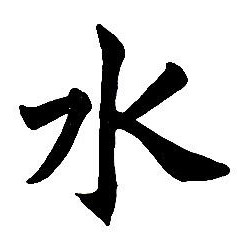
%> input picture GMM/shui.jpg, 237 x 239 px
$ octave gmm_8.m   (GNU Octave 9; MATLAB toolbox functions it lacks are replaced by stand-ins)
%> lines starting %> are read from the running program, lines starting %| are printed output that depends on the picture; in (x1, y1, x2, y2) boxes, pixels count from 0 and x2, y2 are one past the last pixel; in counts of white or black regions, pixels touching at a corner belong together; the program's own positions count from 1
### FGMM/FindCurve/FindCurve.m
function[rdata] = FindCurve(img_2bw,duan)
[imgw,imgh] = size(img_2bw);
%imshow(img_2bw)
img_thin = bwmorph(~img_2bw,'thin',Inf);
%imshow(img_thin)

img_thin1 = img_thin;
img_thin2 = img_thin;

%% 寻找曲线
curve_name = 0;
for start_j = 1:imgh
    for start_i = 1:imgw
% for start_i = 1:imgw
%     for start_j = 1:imgh
        if img_thin1(start_i,start_j) == 1
            %% 先把起始点设定好
            curve_name = curve_name + 1;
            name_1 = 1;
            direction_1 = [0 0];
            start_point = [start_i start_j];
            [connect_point,point_num,sta_dir] = FindStaConnect(img_thin2,start_point);%得到所有连接点
            [choose_point] = ChoosePoint(direction_1,connect_point);%选择正确的点
            [direction_1] = Direction(choose_point,direction_1);%更新方向表
            direction_2 = [-direction_1(1) -direction_1(2)];%用于反方向寻找曲线
            if point_num == 0
                img_thin2(start_point(1),start_point(2)) = 0;
                break
            end
            if point_num>1
                black_flag = 0; %置黑flag，0为不置黑，1为置黑
            else
                black_flag = 1;
                img_thin2(start_point(1),start_point(2)) = 0;
            end
            %eval(['curve',num2str(curve_name),'(name_1,:)','=','start_point',';']);
            start_point = [start_i start_j sta_dir black_flag];
%             eval(['curve',num2str(curve_name),'(name_1,:)','=','start_point',';']);
%             name_1 = name_1+1;

            %% 找第二个点
            last_point = start_point;
            this_point = choose_point;
            flag_1 = 1;

            while flag_1 == 1
                [connect_point,point_num] = FindStaConnect(img_thin2,this_point);
                [choose_point] = ChoosePoint(direction_1,connect_point);
                [direction_1] = Direction(choose_point,direction_1);
                if choose_point == [0 0 0] %没找到规定方向连接点，可能没有连接点也可能有连接点
                    %完全没有连接点，置黑
                    if ((point_num == 0)&&(last_point(4) ==1)) || ((point_num == 1)&&(last_point(4) ==0))
                        img_thin1(this_point(1),this_point(2)) = 0;
                        img_thin2(this_point(1),this_point(2)) = 0;
                        this_point(4) = 1;
                        eval(['curve',num2str(curve_name),'(name_1,:)','=','this_point',';']);
                        name_1 = name_1+1;
                        break
                    %有连接点，不置黑
                    else
                        this_point(4) = 0;
                        img_thin1(this_point(1),this_point(2)) = 0;
                        eval(['curve',num2str(curve_name),'(name_1,:)','=','this_point',';']);
                        name_1 = name_1+1;
                        break
                    end
                else %有规定方向连接点的情况
                    %只有一个连接点，置黑
                    if ((last_point(4) == 1)&&(point_num==1)) || ((last_point(4) == 0)&&(point_num==2))
                        img_thin2(this_point(1),this_point(2)) = 0;
                        this_point(4) = 1;
                    else
                        this_point(4) = 0;
                    end
                    img_thin1(this_point(1),this_point(2)) = 0;
                    eval(['curve',num2str(curve_name),'(name_1,:)','=','this_point',';']);
                    name_1 = name_1+1;
                    last_point = this_point;
                    this_point = choose_point;
                end
            end

            %% 反方向找第二个点
            %if start_point(4) == 0
            %eval(['curve',num2str(curve_name),'=','[start_point;curve',num2str(curve_name),']',';']);
            %eval(['curve',num2str(curve_name),'(1,:)=[]',';']);
            eval(['last_point = curve',num2str(curve_name),'(1,:)',';']);
            this_point = start_point;
            flag_2 = 1;

            while flag_2 == 1
                [connect_point,point_num] = FindStaConnect(img_thin2,this_point);
                [choose_point] = ChoosePoint(direction_2,connect_point);
                [direction_2] = Direction(choose_point,direction_2);
                if choose_point == [0 0 0] %没找到规定方向连接点，可能没有连接点也可能有连接点
                    %完全没有连接点，置黑
                    if ((point_num == 0)&&(last_point(4) ==1)) || ((point_num == 1)&&(last_point(4) ==0))
                        img_thin2(this_point(1),this_point(2)) = 0;
                        this_point(4) = 1;
                        img_thin1(this_point(1),this_point(2)) = 0;
                        eval(['curve',num2str(curve_name),'=','[this_point;curve',num2str(curve_name),']',';']);
                        break
                    %有连接点，不置黑
                    else
                        this_point(4) = 0;
                        img_thin1(this_point(1),this_point(2)) = 0;
                        eval(['curve',num2str(curve_name),'=','[this_point;curve',num2str(curve_name),']',';']);
                        break
                    end
                else %有规定方向连接点的情况
                    %只有一个连接点，置黑
                    if ((last_point(4) == 1)&&(point_num==1)) || ((last_point(4) == 0)&&(point_num==2))
                        img_thin2(this_point(1),this_point(2)) = 0;
                        this_point(4) = 1;
                    else
                        this_point(4) = 0;
                    end
                    img_thin1(this_point(1),this_point(2)) = 0;
                    eval(['curve',num2str(curve_name),'=','[this_point;curve',num2str(curve_name),']',';']);
                    last_point = this_point;
                    this_point = choose_point;
                end
            end

            %% 把不置黑的中间夹杂的置黑的再置白 此方法不行，还是通过加点直接拼接吧
% [12 lines of commented-out code are left out]

        end
    end
end

%% 点排序
for i = 1:curve_name
    eval(['paixu','=','curve',num2str(i),';']);
    [bihua] = Seq(paixu);
    eval(['curve',num2str(i),'=','bihua',';']);
end


%% 将同一笔画相连
idel = 0;%循环中要删除的i
n = 0;
connect = [];
for i = 1:curve_name
    %if i~=idel
        eval(['stroke','=','curve',num2str(i),';']);
        for j = 1:curve_name
            if j ~= i
                eval(['stro_1','=','curve',num2str(i),';']);
                eval(['stro_2','=','curve',num2str(j),';']);
                a = stro_1(end,1) ;
                b = stro_2(1,1) ;
                c = stro_1(end,2) ;
                d = stro_2(1,2) ;
                if a==b && c==d
                    stroke(end,:) = [];
                    n = n+1;
                    connect(n,:) = [i j];
                    %eval(['stroke','=','[','stroke',';','curve',num2str(j),']',';']);
                    idel = j;
                else
                    if abs(a-b)<duan && abs(c-d)<duan
                        n = n+1;
                        connect(n,:) = [i j];
                        %eval(['stroke','=','[','stroke',';','curve',num2str(j),']',';']);
                        idel = j;
                    end
                end
            end
        end
        %eval(['stroke',num2str(name_2),'=','stroke',';']);
        %name_2 = name_2 + 1;
    %end
end

name_2 = 0;
con_cur_num = 0;
con_flag = 1;
for i = 1:n
    find_s = ismember(connect(i,1),connect(:,2)); %find_s为1表示不是一个笔画的第一段
    if find_s == 0
        con_1 = connect(i,2);
        name_2 = name_2 + 1;
        eval(['stroke',num2str(name_2),'=','[curve',num2str(connect(i,1)),';curve',num2str(connect(i,2)),']',';']);
        con_cur_num = con_cur_num + 1;
        while con_flag ==1
            find_s = ismember(con_1,connect(:,1));
            if find_s == 1
                [con_m,~] = find(connect(:,1) == con_1);
                eval(['stroke',num2str(name_2),'=','[stroke',num2str(name_2),';curve',num2str(connect(con_m,2)),']',';']);
                con_cur_num = con_cur_num + 1;
                con_1 = connect(con_m,2);
            else
                break
            end
        end
    end
end

%% 剩下的再反过来排列一次
na = name_2;
del_num = 0;
cruve_del = [];
for i = 1:curve_name
    find_c = ismember(i,connect);
    if find_c == 0
        eval(['stro_1','=','curve',num2str(i),';']);
        flag_sig = 1;

        for j = 1:na
            eval(['stro_2','=','stroke',num2str(j),';']);
            a = stro_2(end,1);
            b = stro_2(end,2);
            c = stro_1(end,1);
            d = stro_1(end,2);
            if abs(a-c)<duan && abs(b-d)<duan
%             if a == c && b ==d
                [stro_1] = Seq1(stro_1);
                stro_1(1,:)=[];
                eval(['stroke',num2str(j),'=','[stroke',num2str(j),';stro_1]',';']);
                flag_sig = 0;
                del_num  = del_num+1;
                cruve_del(del_num) = i;
            end
        end

        for k = 1:curve_name
            find_c1 = ismember(i,connect);
            if find_c1 == 0 && k~=i
                eval(['stro_2','=','curve',num2str(k),';']);
                a = stro_2(end,1);
                b = stro_2(end,2);
                c = stro_1(end,1);
                d = stro_1(end,2);
                if abs(a-c)<duan && abs(b-d)<duan
%                 if a == c && b ==d
                    [stro_1] = Seq1(stro_1);
                    stro_1(1,:)=[];
                    eval(['curve',num2str(k),'=','[curve',num2str(k),';stro_1]',';']);
                    del_num  = del_num+1;
                    cruve_del(del_num) = i;
                end
            end
        end

% [4 lines of commented-out code are left out]
    end
end

for i = 1:curve_name
    find_c = ismember(i,connect);
    find_d = ismember(i,cruve_del);
    if find_c == 0 && find_d == 0
        name_2 = name_2 + 1;
        eval(['stroke',num2str(name_2),'=','curve',num2str(i),';']);
    end
end


% [26 lines of commented-out code are left out]


%% 整理数据

rdata=[];
for i = 1:name_2
    eval(['shuju','=','stroke',num2str(i),';']);
    shuju = shuju';
%     shuju(3:7,:) = 0;
    shuju = shuju(1:3,:);
    shuju(3,:) = i;
    rdata=[rdata;shuju'];
    eval(['data',num2str(i),'=shuju;']);
end

end

### FGMM/TestFile/gmm_8.m
% 原始GMM拟合+PCA+GMR
% 众数查找
% 精简
clc
clear all
close all

%% 笔画分割
% 组件数
n_clusters = 8;

% 读图
I = rgb2gray(imread('../sample/shui.jpg'));
%> I: size 239x237 uint8; min 0, max 255, mean 208.3
I=imresize(I,0.5);
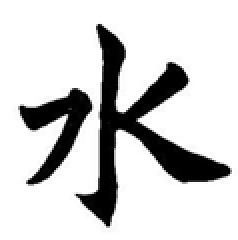
%> I: size 120x119 uint8 (shown 2 times larger); min 0, max 255, mean 208.3

%笔画提取
stroke=FindCurve(I);
%> in FindCurve, `img_thin = bwmorph(~img_2bw,'thin',Inf);`:
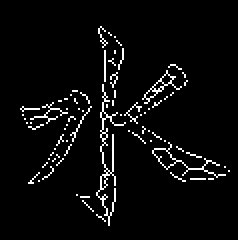
%> img_thin: size 120x119 logical (shown 2 times larger); 4.4% white in thin lines or dots, all inside (x1, y1, x2, y2) = (10, 13, 115, 113)
%> the run ends on the next line
